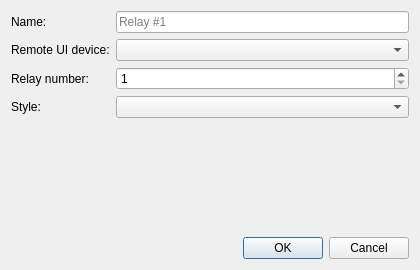
<?xml version="1.0" encoding="UTF-8"?>
<ui version="4.0">
 <class>DialogNewRemoteUIRelay</class>
 <widget class="QDialog" name="DialogNewRemoteUIRelay">
  <property name="geometry">
   <rect>
    <x>0</x>
    <y>0</y>
    <width>420</width>
    <height>270</height>
   </rect>
  </property>
  <property name="windowTitle">
   <string>New Relay Output</string>
  </property>
  <layout class="QVBoxLayout" name="verticalLayout">
   <item>
    <layout class="QFormLayout" name="formLayout">
     <property name="fieldGrowthPolicy">
      <enum>QFormLayout::AllNonFixedFieldsGrow</enum>
     </property>
     <item row="0" column="0">
      <widget class="QLabel" name="labelName">
       <property name="text">
        <string>Name:</string>
       </property>
      </widget>
     </item>
     <item row="0" column="1">
      <widget class="QLineEdit" name="lineEditName">
       <property name="placeholderText">
        <string>Relay #1</string>
       </property>
      </widget>
     </item>
     <item row="1" column="0">
      <widget class="QLabel" name="labelRemoteUI">
       <property name="text">
        <string>Remote UI device:</string>
       </property>
      </widget>
     </item>
     <item row="1" column="1">
      <widget class="QComboBox" name="comboBoxRemoteUI"/>
     </item>
     <item row="2" column="0">
      <widget class="QLabel" name="labelRelayNum">
       <property name="text">
        <string>Relay number:</string>
       </property>
      </widget>
     </item>
     <item row="2" column="1">
      <widget class="QSpinBox" name="spinBoxRelayNum">
       <property name="minimum">
        <number>1</number>
       </property>
       <property name="maximum">
        <number>99</number>
       </property>
       <property name="value">
        <number>1</number>
       </property>
      </widget>
     </item>
     <item row="3" column="0">
      <widget class="QLabel" name="labelStyle">
       <property name="text">
        <string>Style:</string>
       </property>
      </widget>
     </item>
     <item row="3" column="1">
      <widget class="QComboBox" name="comboBoxStyle"/>
     </item>
    </layout>
   </item>
   <item>
    <widget class="QLabel" name="labelError">
     <property name="font">
      <font>
       <italic>true</italic>
      </font>
     </property>
     <property name="styleSheet">
      <string notr="true">color: rgb(255, 85, 127);</string>
     </property>
     <property name="text">
      <string/>
     </property>
    </widget>
   </item>
   <item>
    <spacer name="verticalSpacer">
     <property name="orientation">
      <enum>Qt::Orientation::Vertical</enum>
     </property>
     <property name="sizeHint" stdset="0">
      <size>
       <width>20</width>
       <height>20</height>
      </size>
     </property>
    </spacer>
   </item>
   <item>
    <widget class="QDialogButtonBox" name="buttonBox">
     <property name="orientation">
      <enum>Qt::Orientation::Horizontal</enum>
     </property>
     <property name="standardButtons">
      <set>QDialogButtonBox::StandardButton::Cancel|QDialogButtonBox::StandardButton::Ok</set>
     </property>
    </widget>
   </item>
  </layout>
 </widget>
 <resources/>
 <connections>
  <connection>
   <sender>buttonBox</sender>
   <signal>rejected()</signal>
   <receiver>DialogNewRemoteUIRelay</receiver>
   <slot>reject()</slot>
   <hints>
    <hint type="sourcelabel">
     <x>295</x>
     <y>255</y>
    </hint>
    <hint type="destinationlabel">
     <x>286</x>
     <y>269</y>
    </hint>
   </hints>
  </connection>
 </connections>
</ui>
